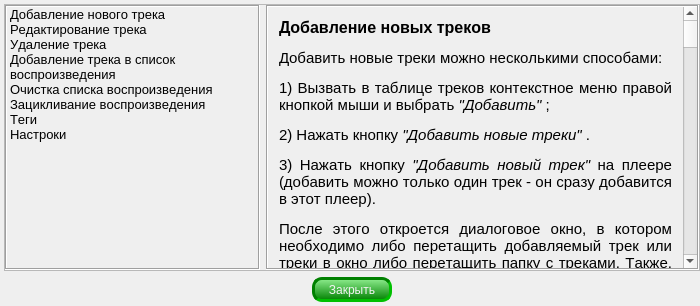
<?xml version="1.0" encoding="UTF-8"?>
<ui version="4.0">
 <class>ReferenceForm</class>
 <widget class="QDialog" name="ReferenceForm">
  <property name="geometry">
   <rect>
    <x>0</x>
    <y>0</y>
    <width>700</width>
    <height>306</height>
   </rect>
  </property>
  <property name="minimumSize">
   <size>
    <width>700</width>
    <height>250</height>
   </size>
  </property>
  <property name="maximumSize">
   <size>
    <width>700</width>
    <height>16777215</height>
   </size>
  </property>
  <property name="font">
   <font>
    <weight>50</weight>
    <bold>false</bold>
    <kerning>false</kerning>
   </font>
  </property>
  <property name="windowTitle">
   <string>Справка</string>
  </property>
  <layout class="QVBoxLayout" name="verticalLayout_2">
   <property name="leftMargin">
    <number>4</number>
   </property>
   <property name="topMargin">
    <number>4</number>
   </property>
   <property name="rightMargin">
    <number>0</number>
   </property>
   <property name="bottomMargin">
    <number>4</number>
   </property>
   <item>
    <widget class="QFrame" name="frame">
     <property name="minimumSize">
      <size>
       <width>0</width>
       <height>0</height>
      </size>
     </property>
     <property name="maximumSize">
      <size>
       <width>16777215</width>
       <height>16777215</height>
      </size>
     </property>
     <property name="frameShape">
      <enum>QFrame::StyledPanel</enum>
     </property>
     <property name="frameShadow">
      <enum>QFrame::Raised</enum>
     </property>
     <layout class="QHBoxLayout" name="horizontalLayout_2">
      <property name="leftMargin">
       <number>0</number>
      </property>
      <property name="topMargin">
       <number>0</number>
      </property>
      <property name="rightMargin">
       <number>0</number>
      </property>
      <property name="bottomMargin">
       <number>0</number>
      </property>
      <item>
       <layout class="QVBoxLayout" name="verticalLayout_3">
        <property name="leftMargin">
         <number>0</number>
        </property>
        <property name="topMargin">
         <number>0</number>
        </property>
        <property name="rightMargin">
         <number>0</number>
        </property>
        <property name="bottomMargin">
         <number>0</number>
        </property>
        <item>
         <widget class="QListWidget" name="listWidget">
          <property name="sizePolicy">
           <sizepolicy hsizetype="Preferred" vsizetype="Preferred">
            <horstretch>0</horstretch>
            <verstretch>0</verstretch>
           </sizepolicy>
          </property>
          <property name="minimumSize">
           <size>
            <width>255</width>
            <height>0</height>
           </size>
          </property>
          <property name="maximumSize">
           <size>
            <width>250</width>
            <height>16777215</height>
           </size>
          </property>
          <property name="palette">
           <palette>
            <active>
             <colorrole role="Base">
              <brush brushstyle="SolidPattern">
               <color alpha="0">
                <red>255</red>
                <green>255</green>
                <blue>255</blue>
               </color>
              </brush>
             </colorrole>
            </active>
            <inactive>
             <colorrole role="Base">
              <brush brushstyle="SolidPattern">
               <color alpha="0">
                <red>255</red>
                <green>255</green>
                <blue>255</blue>
               </color>
              </brush>
             </colorrole>
            </inactive>
            <disabled>
             <colorrole role="Base">
              <brush brushstyle="SolidPattern">
               <color alpha="255">
                <red>240</red>
                <green>240</green>
                <blue>240</blue>
               </color>
              </brush>
             </colorrole>
            </disabled>
           </palette>
          </property>
          <property name="font">
           <font>
            <weight>50</weight>
            <bold>false</bold>
            <kerning>false</kerning>
           </font>
          </property>
          <property name="frameShape">
           <enum>QFrame::Box</enum>
          </property>
          <property name="frameShadow">
           <enum>QFrame::Sunken</enum>
          </property>
          <property name="horizontalScrollBarPolicy">
           <enum>Qt::ScrollBarAlwaysOff</enum>
          </property>
          <property name="editTriggers">
           <set>QAbstractItemView::NoEditTriggers</set>
          </property>
          <property name="showDropIndicator" stdset="0">
           <bool>false</bool>
          </property>
          <property name="dragEnabled">
           <bool>false</bool>
          </property>
          <property name="dragDropOverwriteMode">
           <bool>false</bool>
          </property>
          <property name="dragDropMode">
           <enum>QAbstractItemView::NoDragDrop</enum>
          </property>
          <property name="defaultDropAction">
           <enum>Qt::CopyAction</enum>
          </property>
          <property name="alternatingRowColors">
           <bool>false</bool>
          </property>
          <property name="selectionMode">
           <enum>QAbstractItemView::SingleSelection</enum>
          </property>
          <property name="selectionBehavior">
           <enum>QAbstractItemView::SelectRows</enum>
          </property>
          <property name="verticalScrollMode">
           <enum>QAbstractItemView::ScrollPerPixel</enum>
          </property>
          <property name="horizontalScrollMode">
           <enum>QAbstractItemView::ScrollPerPixel</enum>
          </property>
          <property name="movement">
           <enum>QListView::Static</enum>
          </property>
          <property name="isWrapping" stdset="0">
           <bool>true</bool>
          </property>
          <property name="resizeMode">
           <enum>QListView::Fixed</enum>
          </property>
          <property name="layoutMode">
           <enum>QListView::Batched</enum>
          </property>
          <property name="spacing">
           <number>1</number>
          </property>
          <property name="viewMode">
           <enum>QListView::ListMode</enum>
          </property>
          <property name="uniformItemSizes">
           <bool>false</bool>
          </property>
          <property name="wordWrap">
           <bool>true</bool>
          </property>
          <property name="selectionRectVisible">
           <bool>true</bool>
          </property>
          <property name="itemAlignment">
           <set>Qt::AlignLeading</set>
          </property>
          <item>
           <property name="text">
            <string>Добавление нового трека</string>
           </property>
           <property name="font">
            <font>
             <pointsize>10</pointsize>
            </font>
           </property>
           <property name="background">
            <brush brushstyle="NoBrush">
             <color alpha="255">
              <red>46</red>
              <green>91</green>
              <blue>0</blue>
             </color>
            </brush>
           </property>
           <property name="foreground">
            <brush brushstyle="NoBrush">
             <color alpha="255">
              <red>46</red>
              <green>91</green>
              <blue>0</blue>
             </color>
            </brush>
           </property>
           <property name="icon">
            <iconset resource="SoundAround.qrc">
             <normaloff>:/SoundAround/images/add-new-track-16x16.png</normaloff>:/SoundAround/images/add-new-track-16x16.png</iconset>
           </property>
          </item>
          <item>
           <property name="text">
            <string>Редактирование трека</string>
           </property>
           <property name="font">
            <font>
             <pointsize>10</pointsize>
            </font>
           </property>
           <property name="background">
            <brush brushstyle="NoBrush">
             <color alpha="255">
              <red>46</red>
              <green>91</green>
              <blue>0</blue>
             </color>
            </brush>
           </property>
           <property name="foreground">
            <brush brushstyle="NoBrush">
             <color alpha="255">
              <red>46</red>
              <green>91</green>
              <blue>0</blue>
             </color>
            </brush>
           </property>
           <property name="icon">
            <iconset resource="SoundAround.qrc">
             <normaloff>:/SoundAround/images/edit-16.png</normaloff>:/SoundAround/images/edit-16.png</iconset>
           </property>
          </item>
          <item>
           <property name="text">
            <string>Удаление трека</string>
           </property>
           <property name="font">
            <font>
             <pointsize>10</pointsize>
            </font>
           </property>
           <property name="background">
            <brush brushstyle="NoBrush">
             <color alpha="255">
              <red>46</red>
              <green>91</green>
              <blue>0</blue>
             </color>
            </brush>
           </property>
           <property name="foreground">
            <brush brushstyle="NoBrush">
             <color alpha="255">
              <red>46</red>
              <green>91</green>
              <blue>0</blue>
             </color>
            </brush>
           </property>
           <property name="icon">
            <iconset resource="SoundAround.qrc">
             <normaloff>:/SoundAround/images/delete-16.png</normaloff>:/SoundAround/images/delete-16.png</iconset>
           </property>
          </item>
          <item>
           <property name="text">
            <string>Добавление трека в список воспроизведения</string>
           </property>
           <property name="font">
            <font>
             <pointsize>10</pointsize>
            </font>
           </property>
           <property name="background">
            <brush brushstyle="NoBrush">
             <color alpha="255">
              <red>46</red>
              <green>91</green>
              <blue>0</blue>
             </color>
            </brush>
           </property>
           <property name="foreground">
            <brush brushstyle="NoBrush">
             <color alpha="255">
              <red>46</red>
              <green>91</green>
              <blue>0</blue>
             </color>
            </brush>
           </property>
           <property name="icon">
            <iconset resource="SoundAround.qrc">
             <normaloff>:/SoundAround/images/add-to-list-16x16.png</normaloff>:/SoundAround/images/add-to-list-16x16.png</iconset>
           </property>
          </item>
          <item>
           <property name="text">
            <string>Очистка списка воспроизведения</string>
           </property>
           <property name="font">
            <font>
             <pointsize>10</pointsize>
            </font>
           </property>
           <property name="background">
            <brush brushstyle="NoBrush">
             <color alpha="255">
              <red>46</red>
              <green>91</green>
              <blue>0</blue>
             </color>
            </brush>
           </property>
           <property name="foreground">
            <brush brushstyle="NoBrush">
             <color alpha="255">
              <red>46</red>
              <green>91</green>
              <blue>0</blue>
             </color>
            </brush>
           </property>
           <property name="icon">
            <iconset resource="SoundAround.qrc">
             <normaloff>:/SoundAround/images/clean-16x16.png</normaloff>:/SoundAround/images/clean-16x16.png</iconset>
           </property>
          </item>
          <item>
           <property name="text">
            <string>Зацикливание воспроизведения</string>
           </property>
           <property name="font">
            <font>
             <pointsize>10</pointsize>
            </font>
           </property>
           <property name="background">
            <brush brushstyle="NoBrush">
             <color alpha="255">
              <red>46</red>
              <green>91</green>
              <blue>0</blue>
             </color>
            </brush>
           </property>
           <property name="foreground">
            <brush brushstyle="NoBrush">
             <color alpha="255">
              <red>46</red>
              <green>91</green>
              <blue>0</blue>
             </color>
            </brush>
           </property>
           <property name="icon">
            <iconset resource="SoundAround.qrc">
             <normaloff>:/SoundAround/images/loop-16.png</normaloff>:/SoundAround/images/loop-16.png</iconset>
           </property>
          </item>
          <item>
           <property name="text">
            <string>Теги                            </string>
           </property>
           <property name="font">
            <font>
             <pointsize>10</pointsize>
            </font>
           </property>
           <property name="background">
            <brush brushstyle="NoBrush">
             <color alpha="255">
              <red>46</red>
              <green>91</green>
              <blue>0</blue>
             </color>
            </brush>
           </property>
           <property name="foreground">
            <brush brushstyle="NoBrush">
             <color alpha="255">
              <red>46</red>
              <green>91</green>
              <blue>0</blue>
             </color>
            </brush>
           </property>
           <property name="icon">
            <iconset resource="SoundAround.qrc">
             <normaloff>:/SoundAround/images/tag-2-16.png</normaloff>:/SoundAround/images/tag-2-16.png</iconset>
           </property>
          </item>
          <item>
           <property name="text">
            <string>Настроки</string>
           </property>
           <property name="font">
            <font>
             <pointsize>10</pointsize>
            </font>
           </property>
           <property name="background">
            <brush brushstyle="NoBrush">
             <color alpha="255">
              <red>46</red>
              <green>91</green>
              <blue>0</blue>
             </color>
            </brush>
           </property>
           <property name="foreground">
            <brush brushstyle="NoBrush">
             <color alpha="255">
              <red>46</red>
              <green>91</green>
              <blue>0</blue>
             </color>
            </brush>
           </property>
           <property name="icon">
            <iconset resource="SoundAround.qrc">
             <normaloff>:/SoundAround/images/cog-16.png</normaloff>:/SoundAround/images/cog-16.png</iconset>
           </property>
          </item>
         </widget>
        </item>
       </layout>
      </item>
      <item>
       <widget class="QScrollArea" name="scrollArea">
        <property name="palette">
         <palette>
          <active>
           <colorrole role="Base">
            <brush brushstyle="SolidPattern">
             <color alpha="0">
              <red>255</red>
              <green>255</green>
              <blue>255</blue>
             </color>
            </brush>
           </colorrole>
          </active>
          <inactive>
           <colorrole role="Base">
            <brush brushstyle="SolidPattern">
             <color alpha="0">
              <red>255</red>
              <green>255</green>
              <blue>255</blue>
             </color>
            </brush>
           </colorrole>
          </inactive>
          <disabled>
           <colorrole role="Base">
            <brush brushstyle="SolidPattern">
             <color alpha="255">
              <red>240</red>
              <green>240</green>
              <blue>240</blue>
             </color>
            </brush>
           </colorrole>
          </disabled>
         </palette>
        </property>
        <property name="frameShape">
         <enum>QFrame::Box</enum>
        </property>
        <property name="frameShadow">
         <enum>QFrame::Sunken</enum>
        </property>
        <property name="widgetResizable">
         <bool>true</bool>
        </property>
        <widget class="QWidget" name="scrollAreaWidgetContents">
         <property name="geometry">
          <rect>
           <x>0</x>
           <y>-628</y>
           <width>410</width>
           <height>3084</height>
          </rect>
         </property>
         <layout class="QVBoxLayout" name="verticalLayout">
          <item>
           <widget class="QLabel" name="addTrack_lbl">
            <property name="text">
             <string>&lt;html&gt;&lt;head/&gt;&lt;body&gt;&lt;p align=&quot;justify&quot;&gt;&lt;span style=&quot; font-size:12pt; font-weight:600;&quot;&gt;Добавление новых треков&lt;/span&gt;&lt;/p&gt;&lt;p align=&quot;justify&quot;&gt;&lt;span style=&quot; font-size:11pt;&quot;&gt;Добавить новые треки можно несколькими способами:&lt;/span&gt;&lt;/p&gt;&lt;p align=&quot;justify&quot;&gt;&lt;span style=&quot; font-size:11pt;&quot;&gt;1) Вызвать в таблице треков контекстное меню правой кнопкой мыши и выбрать &lt;/span&gt;&lt;img src=&quot;:/SoundAround/images/add-new-track-16x16.png&quot;/&gt;&lt;span style=&quot; font-size:11pt; font-style:italic;&quot;&gt;&amp;quot;Добавить&amp;quot;&lt;/span&gt;&lt;span style=&quot; font-size:11pt;&quot;&gt; ;&lt;/span&gt;&lt;/p&gt;&lt;p align=&quot;justify&quot;&gt;&lt;span style=&quot; font-size:11pt;&quot;&gt;2) Нажать кнопку &lt;/span&gt;&lt;img src=&quot;:/SoundAround/images/add-new-track-16x16.png&quot;/&gt;&lt;span style=&quot; font-size:11pt; font-style:italic;&quot;&gt;&amp;quot;Добавить новые треки&amp;quot;&lt;/span&gt;&lt;span style=&quot; font-size:11pt;&quot;&gt; .&lt;/span&gt;&lt;/p&gt;&lt;p align=&quot;justify&quot;&gt;&lt;span style=&quot; font-size:11pt;&quot;&gt;3) Нажать кнопку &lt;/span&gt;&lt;img src=&quot;:/SoundAround/images/add-new-track-16x16.png&quot;/&gt;&lt;span style=&quot; font-size:11pt; font-style:italic;&quot;&gt;&amp;quot;Добавить новый трек&amp;quot;&lt;/span&gt;&lt;span style=&quot; font-size:11pt;&quot;&gt; на плеере (добавить можно только один трек - он сразу добавится в этот плеер).&lt;/span&gt;&lt;/p&gt;&lt;p align=&quot;justify&quot;&gt;&lt;span style=&quot; font-size:11pt;&quot;&gt;После этого откроется диалоговое окно, в котором необходимо либо перетащить добавляемый трек или треки в окно либо перетащить папку с треками. Также, можно либо указать путь к трекам (кнопка &lt;/span&gt;&lt;img src=&quot;:/SoundAround/images/addAudio16x16.png&quot;/&gt;&lt;span style=&quot; font-size:11pt; font-style:italic;&quot;&gt; &amp;quot;Указать путь к аудиофайлам&amp;quot;&lt;/span&gt;&lt;span style=&quot; font-size:11pt;&quot;&gt; ), либо указать путь к папке с треками (кнопка &lt;/span&gt;&lt;img src=&quot;:/SoundAround/images/add-folder-16.png&quot;/&gt;&lt;span style=&quot; font-size:11pt; font-style:italic;&quot;&gt;&amp;quot;Указать путь к папке с аудиофайлами&amp;quot;&lt;/span&gt;&lt;span style=&quot; font-size:11pt;&quot;&gt;). &lt;/span&gt;&lt;/p&gt;&lt;p align=&quot;justify&quot;&gt;&lt;span style=&quot; font-size:11pt;&quot;&gt;Затем каждому добавленному треку необходимо присвоить название (это название будет отображаться в таблице треков) и, при необходимости, можно добавить неограниченное количество тегов - для этого надо выделить желаемые теги в правой колонке (для выделения нескольких тегов зажать клавишу Ctrl), либо в поле ввода ввести тег, если такой тег уже существует, то он отобразится в списке тегов, если такого тега нет, то, нажав кнопку &lt;/span&gt;&lt;img src=&quot;:/SoundAround/images/arrow-99-16.png&quot;/&gt;&lt;span style=&quot; font-size:11pt;&quot;&gt;(или клавишу Enter)тег добавится в список тегов трека. Новый тег также можно добавить, нажав кнопку &lt;/span&gt;&lt;img src=&quot;:/SoundAround/images/plus-2-16.png&quot;/&gt;&lt;span style=&quot; font-size:11pt;&quot;&gt; и ввести название тега. &lt;/span&gt;&lt;/p&gt;&lt;p align=&quot;justify&quot;&gt;&lt;span style=&quot; font-size:11pt;&quot;&gt;После всего этого необходимо подтвердить добавление трека, нажав кнопку &lt;/span&gt;&lt;img src=&quot;:/SoundAround/images/checkmark-16.png&quot;/&gt;&lt;span style=&quot; font-size:11pt; font-style:italic;&quot;&gt;&amp;quot;Подтвердить добавление трека&amp;quot;.&lt;/span&gt;&lt;/p&gt;&lt;p align=&quot;justify&quot;&gt;&lt;span style=&quot; font-size:11pt;&quot;&gt;Если передумал или решил внести изменения в подтвержденный трек, нажми кнопку &lt;/span&gt;&lt;img src=&quot;:/SoundAround/images/ban-16.png&quot;/&gt;&lt;span style=&quot; font-size:11pt; font-style:italic;&quot;&gt;&amp;quot;Отменить подтверждение&amp;quot;.&lt;/span&gt;&lt;br/&gt;&lt;/p&gt;&lt;p align=&quot;justify&quot;&gt;&lt;span style=&quot; font-size:11pt;&quot;&gt;Программа поддерживает следующие форматы: &lt;/span&gt;&lt;span style=&quot; font-size:11pt; font-weight:600; font-style:italic;&quot;&gt;mp3, wav, ogg, ape, flac, aiff &lt;/span&gt;&lt;span style=&quot; font-size:11pt;&quot;&gt;.&lt;/span&gt;&lt;/p&gt;&lt;p align=&quot;justify&quot;&gt;&lt;span style=&quot; font-size:11pt;&quot;&gt;Когда все необходимые для добавления треки подтверждены нажми кнопку &lt;/span&gt;&lt;span style=&quot; font-size:11pt; font-style:italic;&quot;&gt;&amp;quot;Ок&amp;quot;.&lt;/span&gt;&lt;span style=&quot; font-size:11pt;&quot;&gt; Программа спросит &lt;/span&gt;&lt;span style=&quot; font-size:11pt; font-style:italic;&quot;&gt;&amp;quot;Копировать файл в папку с программой&amp;quot;&lt;/span&gt;&lt;span style=&quot; font-size:11pt;&quot;&gt;, ответь утвердительно, если хочешь иметь копию аудиофайла в папке с программой, в противном случае ответь отрицательно - тогда программа будет хранить путь к аудиофайлу. Что бы вопрос больше не задавался поставь галочку &lt;/span&gt;&lt;span style=&quot; font-size:11pt; font-style:italic;&quot;&gt;&amp;quot;Больше не спрашивать&amp;quot; &lt;/span&gt;&lt;span style=&quot; font-size:11pt;&quot;&gt;(выбор можно изменить в любой момент в настройках программы)&lt;/span&gt;&lt;span style=&quot; font-size:11pt; font-style:italic;&quot;&gt;.&lt;/span&gt;&lt;/p&gt;&lt;p align=&quot;justify&quot;&gt;&lt;span style=&quot; font-size:11pt;&quot;&gt;После этого все подтвержденные треки добавятся в таблицу треков и если в настройках включена соответствующая функция, то новые треки автоматически добавятся в список воспроизведения.&lt;/span&gt;&lt;/p&gt;&lt;/body&gt;&lt;/html&gt;</string>
            </property>
            <property name="wordWrap">
             <bool>true</bool>
            </property>
           </widget>
          </item>
          <item>
           <widget class="QLabel" name="editTrack_lbl">
            <property name="text">
             <string>&lt;html&gt;&lt;head/&gt;&lt;body&gt;&lt;p align=&quot;justify&quot;&gt;&lt;span style=&quot; font-size:12pt; font-weight:600;&quot;&gt;Редактирование трека&lt;/span&gt;&lt;/p&gt;&lt;p align=&quot;justify&quot;&gt;&lt;span style=&quot; font-size:11pt;&quot;&gt;Для редактирования трека надо выделить в таблице необходимый трек, вызвать контекстное меню правой кнопкой мыши и выбрать &lt;/span&gt;&lt;img src=&quot;:/SoundAround/images/edit-16.png&quot;/&gt;&lt;span style=&quot; font-size:11pt; font-style:italic;&quot;&gt;&amp;quot;Редактировать&amp;quot;&lt;/span&gt;&lt;span style=&quot; font-size:11pt;&quot;&gt;. В открывшемся диалоговом окне произвести необходимые изменения и нажать кнопку &amp;quot;Ок&amp;quot;. &lt;/span&gt;&lt;/p&gt;&lt;p align=&quot;justify&quot;&gt;&lt;span style=&quot; font-size:11pt; color:#ff0000;&quot;&gt;Внимание! &lt;/span&gt;&lt;span style=&quot; font-size:11pt;&quot;&gt;Поле ввода названия трека&lt;/span&gt;&lt;span style=&quot; font-size:11pt; font-weight:600;&quot;&gt; не&lt;/span&gt;&lt;span style=&quot; font-size:11pt;&quot;&gt; должно быть пустым! Иначе программа не позволит сохранить изменения.&lt;/span&gt;&lt;/p&gt;&lt;/body&gt;&lt;/html&gt;</string>
            </property>
            <property name="wordWrap">
             <bool>true</bool>
            </property>
           </widget>
          </item>
          <item>
           <widget class="QLabel" name="removeTrack_lbl">
            <property name="text">
             <string>&lt;html&gt;&lt;head/&gt;&lt;body&gt;&lt;p align=&quot;justify&quot;&gt;&lt;span style=&quot; font-size:12pt; font-weight:600;&quot;&gt;Удаление трека&lt;/span&gt;&lt;/p&gt;&lt;p align=&quot;justify&quot;&gt;&lt;span style=&quot; font-size:11pt;&quot;&gt;Удалить трек можно двумя способами:&lt;/span&gt;&lt;/p&gt;&lt;p align=&quot;justify&quot;&gt;&lt;span style=&quot; font-size:11pt;&quot;&gt;1) Выделить в таблице удаляемые треки, вызвать контекстное меню правой кнопкой мыши и выбрать &lt;/span&gt;&lt;img src=&quot;:/SoundAround/images/delete-16.png&quot;/&gt;&lt;span style=&quot; font-size:11pt; font-style:italic;&quot;&gt;&amp;quot;Удалить&amp;quot;&lt;/span&gt;&lt;span style=&quot; font-size:11pt;&quot;&gt; ;&lt;/span&gt;&lt;/p&gt;&lt;p align=&quot;justify&quot;&gt;&lt;span style=&quot; font-size:11pt;&quot;&gt;2) Выделить в таблице удаляемые треки и нажать клавишу Delete.&lt;/span&gt;&lt;/p&gt;&lt;p align=&quot;justify&quot;&gt;&lt;span style=&quot; font-size:11pt;&quot;&gt;И затем подтвердить удаление. &lt;/span&gt;&lt;/p&gt;&lt;p align=&quot;justify&quot;&gt;&lt;span style=&quot; font-size:11pt; color:#ff0000;&quot;&gt;Внимание! &lt;/span&gt;&lt;span style=&quot; font-size:11pt; color:#000000;&quot;&gt;Если трек есть в списке воспроизведения, то его удаление невозможно. Закрой трек в списке воспроизведения и повтори процедуру удаления.&lt;/span&gt;&lt;/p&gt;&lt;/body&gt;&lt;/html&gt;</string>
            </property>
            <property name="wordWrap">
             <bool>true</bool>
            </property>
           </widget>
          </item>
          <item>
           <widget class="QLabel" name="addTrackToPlaylist_lbl">
            <property name="text">
             <string>&lt;html&gt;&lt;head/&gt;&lt;body&gt;&lt;p align=&quot;justify&quot;&gt;&lt;span style=&quot; font-size:12pt; font-weight:600;&quot;&gt;Добавление трека в список воспроизведения&lt;/span&gt;&lt;/p&gt;&lt;p align=&quot;justify&quot;&gt;&lt;span style=&quot; font-size:11pt;&quot;&gt;Для того что бы добавить трек в список воспроизведения надо вызвать в таблице треков контекстное меню правой кнопкой мыши и выбрать &lt;/span&gt;&lt;img src=&quot;:/SoundAround/images/add-to-list-16x16.png&quot;/&gt;&lt;span style=&quot; font-size:11pt; font-style:italic;&quot;&gt;&amp;quot;В список&amp;quot;&lt;/span&gt;&lt;span style=&quot; font-size:11pt;&quot;&gt;, после этого в списке воспроизведения появится аудиодорожка с уже выбранным треком.&lt;/span&gt;&lt;/p&gt;&lt;p align=&quot;justify&quot;&gt;&lt;span style=&quot; font-size:11pt;&quot;&gt;Также, можно добавить пустой плеер, нажав кнопку &lt;/span&gt;&lt;img src=&quot;:/SoundAround/images/add-to-list-16x16.png&quot;/&gt;&lt;span style=&quot; font-size:11pt; font-style:italic;&quot;&gt;&amp;quot;Добавить пустой плеер&amp;quot;&lt;/span&gt;&lt;span style=&quot; font-size:11pt;&quot;&gt; и затем выбрать нужный трек из выпадающего меню.&lt;/span&gt;&lt;/p&gt;&lt;/body&gt;&lt;/html&gt;</string>
            </property>
            <property name="wordWrap">
             <bool>true</bool>
            </property>
           </widget>
          </item>
          <item>
           <widget class="QLabel" name="cleanPlaylist_lbl">
            <property name="text">
             <string>&lt;html&gt;&lt;head/&gt;&lt;body&gt;&lt;p align=&quot;justify&quot;&gt;&lt;span style=&quot; font-size:12pt; font-weight:600;&quot;&gt;Очистка списка воспроизведения&lt;/span&gt;&lt;/p&gt;&lt;p align=&quot;justify&quot;&gt;&lt;span style=&quot; font-size:11pt;&quot;&gt;Что бы удалить &lt;/span&gt;&lt;span style=&quot; font-size:11pt; font-weight:600; font-style:italic;&quot;&gt;все&lt;/span&gt;&lt;span style=&quot; font-size:11pt;&quot;&gt; плееры из списка воспроизведения достаточно нажать кнопку &lt;/span&gt;&lt;img src=&quot;:/SoundAround/images/clean-16x16.png&quot;/&gt;&lt;span style=&quot; font-size:11pt;&quot;&gt; &amp;quot;Очистить текущий список воспроизведения&amp;quot;. Тогда все плееры с выбранными треками будут удалены из списка воспроизведения.&lt;/span&gt;&lt;/p&gt;&lt;/body&gt;&lt;/html&gt;</string>
            </property>
            <property name="wordWrap">
             <bool>true</bool>
            </property>
           </widget>
          </item>
          <item>
           <widget class="QLabel" name="loopPlayTracks_lbl">
            <property name="text">
             <string>&lt;html&gt;&lt;head/&gt;&lt;body&gt;&lt;p&gt;&lt;span style=&quot; font-size:12pt; font-weight:600;&quot;&gt;Зацикливание воспроизведения&lt;/span&gt;&lt;/p&gt;&lt;p&gt;&lt;span style=&quot; font-size:11pt;&quot;&gt;Что бы зациклить воспроизведение трека необходимо включить &lt;/span&gt;&lt;img src=&quot;:/SoundAround/images/loop-16.png&quot;/&gt;&lt;span style=&quot; font-size:11pt; font-style:italic;&quot;&gt; &amp;quot;Зациклить&amp;quot;.&lt;/span&gt;&lt;/p&gt;&lt;p&gt;&lt;span style=&quot; font-size:11pt;&quot;&gt;При необходимости можно задать задержку повтора от и до в секундах. Если начальное и конечное значение паузы воспроизведения одинаковые, то пауза будет фиксированная и равная этому значению. Если ввести значения от 3 до 9, то каждый раз при повторном воспроизведении пауза будет выбрана случайным образом в диапазоне от 3 секунд до 9 секунд.&lt;/span&gt;&lt;/p&gt;&lt;/body&gt;&lt;/html&gt;</string>
            </property>
            <property name="wordWrap">
             <bool>true</bool>
            </property>
           </widget>
          </item>
          <item>
           <widget class="QLabel" name="tagsFilter_lbl">
            <property name="text">
             <string>&lt;html&gt;&lt;head/&gt;&lt;body&gt;&lt;p align=&quot;justify&quot;&gt;&lt;span style=&quot; font-size:12pt; font-weight:600;&quot;&gt;Теги&lt;/span&gt;&lt;/p&gt;&lt;p align=&quot;justify&quot;&gt;&lt;span style=&quot; font-size:11pt;&quot;&gt;Для фильтрации списка треков по тегам достаточно выбрать необходимый тег в выпадающем списке, находящийся сверху таблицы треков, а в плеере - внизу под таймлайном. После выбора тега список треков в таблице или в выпадающем списке будет состоять только из тех треков, в которых добавлен выбранный тег.&lt;/span&gt;&lt;/p&gt;&lt;/body&gt;&lt;/html&gt;</string>
            </property>
            <property name="wordWrap">
             <bool>true</bool>
            </property>
           </widget>
          </item>
          <item>
           <widget class="QLabel" name="configs_lbl">
            <property name="text">
             <string>&lt;html&gt;&lt;head/&gt;&lt;body&gt;&lt;p align=&quot;justify&quot;&gt;&lt;span style=&quot; font-size:12pt; font-weight:600;&quot;&gt;Настройки&lt;/span&gt;&lt;/p&gt;&lt;p align=&quot;justify&quot;&gt;&lt;span style=&quot; font-size:11pt; font-weight:600; font-style:italic;&quot;&gt;Копировать новый трек в папку с программой:&lt;/span&gt;&lt;/p&gt;&lt;p align=&quot;justify&quot;&gt;&lt;span style=&quot; font-size:11pt;&quot;&gt;Если эта функция включена, то после добавления нового трека аудиофайл будет скопирован в папку с программой. Если отключена - программа будет хранить путь к аудиофайлу.&lt;/span&gt;&lt;/p&gt;&lt;p align=&quot;justify&quot;&gt;&lt;span style=&quot; font-size:11pt; font-weight:600; font-style:italic;&quot;&gt;Добавлять новый трек сразу в список воспроизведения:&lt;/span&gt;&lt;/p&gt;&lt;p align=&quot;justify&quot;&gt;&lt;span style=&quot; font-size:11pt;&quot;&gt;Если эта функция включена, то после добавления нового трека он автоматически окажется в списке воспроизведения. При выключенной функции новый трек добавляется только в таблицу треков.&lt;/span&gt;&lt;/p&gt;&lt;p align=&quot;justify&quot;&gt;&lt;span style=&quot; font-size:11pt; font-weight:600; font-style:italic;&quot;&gt;Подстраивать вертикальный размер под число плееров:&lt;/span&gt;&lt;/p&gt;&lt;p align=&quot;justify&quot;&gt;&lt;span style=&quot; font-size:11pt;&quot;&gt;Если эта функция включена, то при добавлении плеера (пустой или с выбранным из таблицы треком) вертикальный размер окна автоматически подстраивается под количество плееров в списке воспроизведения, даже если вертикальный размер окна был изменён пользователем. Максимальное количество аудиодорожек под который подстраивается вертикальный размер окна - 5. Если количество аудиодорожек превышает 5, то включается прокрутка колёсиком мыши.&lt;/span&gt;&lt;/p&gt;&lt;p align=&quot;justify&quot;&gt;&lt;span style=&quot; font-size:11pt; font-weight:600; font-style:italic;&quot;&gt;Вид регулятора громкости:&lt;/span&gt;&lt;/p&gt;&lt;p align=&quot;justify&quot;&gt;&lt;span style=&quot; font-size:11pt;&quot;&gt;Можно выбрать наиболее удобный из двух регуляторов громкости. После выбора регуляторы громкости на всех добавленных в список воспроизведения плеерах поменяются на выбранный и каждый вновь добавленный плеер будет с выбранным регулятором громкости.&lt;/span&gt;&lt;/p&gt;&lt;p align=&quot;justify&quot;&gt;&lt;span style=&quot; font-size:11pt; font-weight:600; font-style:italic;&quot;&gt;Проверка треков:&lt;/span&gt;&lt;/p&gt;&lt;p align=&quot;justify&quot;&gt;&lt;span style=&quot; font-size:11pt;&quot;&gt;Программа проведёт проверку на наличие и соответствие аудиофайлов. То есть, если каким-то образом аудиофайлы, добавленные в базу данных программы, будут переименованы, удалены или перенесены, то при добавлении треков в список воспроизведения будут возникать ошибки. Что бы удалить эти треки из таблицы и базы данных программы необходимо произвести проверку треков. Так же проверку треков необходимо произвести если папка с программой была переименована.&lt;/span&gt;&lt;/p&gt;&lt;/body&gt;&lt;/html&gt;</string>
            </property>
            <property name="wordWrap">
             <bool>true</bool>
            </property>
           </widget>
          </item>
         </layout>
        </widget>
       </widget>
      </item>
     </layout>
    </widget>
   </item>
   <item>
    <layout class="QHBoxLayout" name="horizontalLayout">
     <property name="leftMargin">
      <number>0</number>
     </property>
     <property name="topMargin">
      <number>0</number>
     </property>
     <property name="rightMargin">
      <number>0</number>
     </property>
     <property name="bottomMargin">
      <number>0</number>
     </property>
     <item>
      <spacer name="horizontalSpacer">
       <property name="orientation">
        <enum>Qt::Horizontal</enum>
       </property>
       <property name="sizeHint" stdset="0">
        <size>
         <width>40</width>
         <height>20</height>
        </size>
       </property>
      </spacer>
     </item>
     <item>
      <widget class="QPushButton" name="pushButton">
       <property name="minimumSize">
        <size>
         <width>80</width>
         <height>25</height>
        </size>
       </property>
       <property name="maximumSize">
        <size>
         <width>80</width>
         <height>25</height>
        </size>
       </property>
       <property name="palette">
        <palette>
         <active>
          <colorrole role="Button">
           <brush brushstyle="LinearGradientPattern">
            <gradient startx="0.000000000000000" starty="0.000000000000000" endx="0.000000000000000" endy="1.000000000000000" type="LinearGradient" spread="PadSpread" coordinatemode="ObjectBoundingMode">
             <gradientstop position="0.000000000000000">
              <color alpha="255">
               <red>144</red>
               <green>238</green>
               <blue>144</blue>
              </color>
             </gradientstop>
             <gradientstop position="1.000000000000000">
              <color alpha="255">
               <red>0</red>
               <green>128</green>
               <blue>0</blue>
              </color>
             </gradientstop>
            </gradient>
           </brush>
          </colorrole>
          <colorrole role="ButtonText">
           <brush brushstyle="SolidPattern">
            <color alpha="255">
             <red>243</red>
             <green>243</green>
             <blue>243</blue>
            </color>
           </brush>
          </colorrole>
          <colorrole role="Base">
           <brush brushstyle="LinearGradientPattern">
            <gradient startx="0.000000000000000" starty="0.000000000000000" endx="0.000000000000000" endy="1.000000000000000" type="LinearGradient" spread="PadSpread" coordinatemode="ObjectBoundingMode">
             <gradientstop position="0.000000000000000">
              <color alpha="255">
               <red>144</red>
               <green>238</green>
               <blue>144</blue>
              </color>
             </gradientstop>
             <gradientstop position="1.000000000000000">
              <color alpha="255">
               <red>0</red>
               <green>128</green>
               <blue>0</blue>
              </color>
             </gradientstop>
            </gradient>
           </brush>
          </colorrole>
          <colorrole role="Window">
           <brush brushstyle="LinearGradientPattern">
            <gradient startx="0.000000000000000" starty="0.000000000000000" endx="0.000000000000000" endy="1.000000000000000" type="LinearGradient" spread="PadSpread" coordinatemode="ObjectBoundingMode">
             <gradientstop position="0.000000000000000">
              <color alpha="255">
               <red>144</red>
               <green>238</green>
               <blue>144</blue>
              </color>
             </gradientstop>
             <gradientstop position="1.000000000000000">
              <color alpha="255">
               <red>0</red>
               <green>128</green>
               <blue>0</blue>
              </color>
             </gradientstop>
            </gradient>
           </brush>
          </colorrole>
         </active>
         <inactive>
          <colorrole role="Button">
           <brush brushstyle="LinearGradientPattern">
            <gradient startx="0.000000000000000" starty="0.000000000000000" endx="0.000000000000000" endy="1.000000000000000" type="LinearGradient" spread="PadSpread" coordinatemode="ObjectBoundingMode">
             <gradientstop position="0.000000000000000">
              <color alpha="255">
               <red>144</red>
               <green>238</green>
               <blue>144</blue>
              </color>
             </gradientstop>
             <gradientstop position="1.000000000000000">
              <color alpha="255">
               <red>0</red>
               <green>128</green>
               <blue>0</blue>
              </color>
             </gradientstop>
            </gradient>
           </brush>
          </colorrole>
          <colorrole role="ButtonText">
           <brush brushstyle="SolidPattern">
            <color alpha="255">
             <red>243</red>
             <green>243</green>
             <blue>243</blue>
            </color>
           </brush>
          </colorrole>
          <colorrole role="Base">
           <brush brushstyle="LinearGradientPattern">
            <gradient startx="0.000000000000000" starty="0.000000000000000" endx="0.000000000000000" endy="1.000000000000000" type="LinearGradient" spread="PadSpread" coordinatemode="ObjectBoundingMode">
             <gradientstop position="0.000000000000000">
              <color alpha="255">
               <red>144</red>
               <green>238</green>
               <blue>144</blue>
              </color>
             </gradientstop>
             <gradientstop position="1.000000000000000">
              <color alpha="255">
               <red>0</red>
               <green>128</green>
               <blue>0</blue>
              </color>
             </gradientstop>
            </gradient>
           </brush>
          </colorrole>
          <colorrole role="Window">
           <brush brushstyle="LinearGradientPattern">
            <gradient startx="0.000000000000000" starty="0.000000000000000" endx="0.000000000000000" endy="1.000000000000000" type="LinearGradient" spread="PadSpread" coordinatemode="ObjectBoundingMode">
             <gradientstop position="0.000000000000000">
              <color alpha="255">
               <red>144</red>
               <green>238</green>
               <blue>144</blue>
              </color>
             </gradientstop>
             <gradientstop position="1.000000000000000">
              <color alpha="255">
               <red>0</red>
               <green>128</green>
               <blue>0</blue>
              </color>
             </gradientstop>
            </gradient>
           </brush>
          </colorrole>
         </inactive>
         <disabled>
          <colorrole role="Button">
           <brush brushstyle="LinearGradientPattern">
            <gradient startx="0.000000000000000" starty="0.000000000000000" endx="0.000000000000000" endy="1.000000000000000" type="LinearGradient" spread="PadSpread" coordinatemode="ObjectBoundingMode">
             <gradientstop position="0.000000000000000">
              <color alpha="255">
               <red>144</red>
               <green>238</green>
               <blue>144</blue>
              </color>
             </gradientstop>
             <gradientstop position="1.000000000000000">
              <color alpha="255">
               <red>0</red>
               <green>128</green>
               <blue>0</blue>
              </color>
             </gradientstop>
            </gradient>
           </brush>
          </colorrole>
          <colorrole role="ButtonText">
           <brush brushstyle="SolidPattern">
            <color alpha="255">
             <red>120</red>
             <green>120</green>
             <blue>120</blue>
            </color>
           </brush>
          </colorrole>
          <colorrole role="Base">
           <brush brushstyle="LinearGradientPattern">
            <gradient startx="0.000000000000000" starty="0.000000000000000" endx="0.000000000000000" endy="1.000000000000000" type="LinearGradient" spread="PadSpread" coordinatemode="ObjectBoundingMode">
             <gradientstop position="0.000000000000000">
              <color alpha="255">
               <red>144</red>
               <green>238</green>
               <blue>144</blue>
              </color>
             </gradientstop>
             <gradientstop position="1.000000000000000">
              <color alpha="255">
               <red>0</red>
               <green>128</green>
               <blue>0</blue>
              </color>
             </gradientstop>
            </gradient>
           </brush>
          </colorrole>
          <colorrole role="Window">
           <brush brushstyle="LinearGradientPattern">
            <gradient startx="0.000000000000000" starty="0.000000000000000" endx="0.000000000000000" endy="1.000000000000000" type="LinearGradient" spread="PadSpread" coordinatemode="ObjectBoundingMode">
             <gradientstop position="0.000000000000000">
              <color alpha="255">
               <red>144</red>
               <green>238</green>
               <blue>144</blue>
              </color>
             </gradientstop>
             <gradientstop position="1.000000000000000">
              <color alpha="255">
               <red>0</red>
               <green>128</green>
               <blue>0</blue>
              </color>
             </gradientstop>
            </gradient>
           </brush>
          </colorrole>
         </disabled>
        </palette>
       </property>
       <property name="styleSheet">
        <string notr="true">QPushButton 
{
    background-color: qlineargradient(x1: 0, y1: 0, x2: 0, y2: 1, stop: 0 lightgreen, stop: 1 green);
    border-color: #008000;
    border-style: inset;
    border-width: 3px;
    border-radius: 10px;
}

QPushButton:flat 
{
    border: none; 
}

QPushButton:hover 
{
	  border-style: outset;
}

QPushButton:default 
{
    border-color: #008000;
}

QPushButton:pressed 
{
    background-color: qlineargradient(x1: 0, y1: 0, x2: 0, y2: 1, stop: 0 #c82029, stop: 1 #f52735);
    border-style: inset;
}</string>
       </property>
       <property name="text">
        <string>Закрыть</string>
       </property>
      </widget>
     </item>
     <item>
      <spacer name="horizontalSpacer_2">
       <property name="orientation">
        <enum>Qt::Horizontal</enum>
       </property>
       <property name="sizeHint" stdset="0">
        <size>
         <width>40</width>
         <height>20</height>
        </size>
       </property>
      </spacer>
     </item>
    </layout>
   </item>
  </layout>
 </widget>
 <layoutdefault spacing="6" margin="11"/>
 <resources>
  <include location="SoundAround.qrc"/>
 </resources>
 <connections>
  <connection>
   <sender>pushButton</sender>
   <signal>clicked()</signal>
   <receiver>ReferenceForm</receiver>
   <slot>close()</slot>
   <hints>
    <hint type="sourcelabel">
     <x>391</x>
     <y>300</y>
    </hint>
    <hint type="destinationlabel">
     <x>440</x>
     <y>462</y>
    </hint>
   </hints>
  </connection>
  <connection>
   <sender>listWidget</sender>
   <signal>clicked(QModelIndex)</signal>
   <receiver>ReferenceForm</receiver>
   <slot>itemActivated(QModelIndex)</slot>
   <hints>
    <hint type="sourcelabel">
     <x>84</x>
     <y>90</y>
    </hint>
    <hint type="destinationlabel">
     <x>657</x>
     <y>357</y>
    </hint>
   </hints>
  </connection>
 </connections>
 <slots>
  <slot>rowChangedSlot(int)</slot>
  <slot>itemActivated(QModelIndex)</slot>
 </slots>
</ui>
